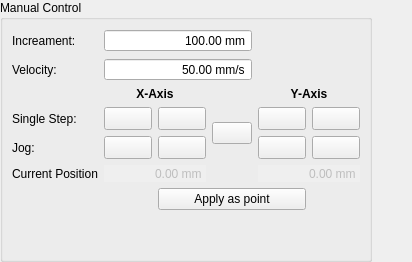
         <widget class="XConfig" name="tab_Manual">
          <attribute name="title">
           <string>Manual</string>
          </attribute>
          <layout class="QGridLayout" name="gridLayout_7">
           <property name="leftMargin">
            <number>0</number>
           </property>
           <property name="topMargin">
            <number>0</number>
           </property>
           <property name="rightMargin">
            <number>0</number>
           </property>
           <property name="bottomMargin">
            <number>0</number>
           </property>
           <item row="0" column="1">
            <widget class="QGroupBox" name="groupBox_3">
             <property name="sizePolicy">
              <sizepolicy hsizetype="Preferred" vsizetype="Preferred">
               <horstretch>0</horstretch>
               <verstretch>0</verstretch>
              </sizepolicy>
             </property>
             <property name="minimumSize">
              <size>
               <width>0</width>
               <height>0</height>
              </size>
             </property>
             <property name="title">
              <string>Manual Control</string>
             </property>
             <layout class="QGridLayout" name="gridLayout_4">
              <property name="leftMargin">
               <number>9</number>
              </property>
              <property name="rightMargin">
               <number>9</number>
              </property>
              <property name="bottomMargin">
               <number>9</number>
              </property>
              <property name="spacing">
               <number>6</number>
              </property>
              <item row="0" column="0">
               <layout class="QGridLayout" name="gridLayout_3">
                <item row="2" column="4" colspan="2">
                 <widget class="QLabel" name="label_7">
                  <property name="sizePolicy">
                   <sizepolicy hsizetype="Preferred" vsizetype="Preferred">
                    <horstretch>0</horstretch>
                    <verstretch>0</verstretch>
                   </sizepolicy>
                  </property>
                  <property name="font">
                   <font>
                    <weight>75</weight>
                    <bold>true</bold>
                   </font>
                  </property>
                  <property name="text">
                   <string>Y-Axis</string>
                  </property>
                  <property name="alignment">
                   <set>Qt::AlignCenter</set>
                  </property>
                 </widget>
                </item>
                <item row="3" column="2">
                 <widget class="QToolButton" name="toolButton_singlestep_x_inc">
                  <property name="sizePolicy">
                   <sizepolicy hsizetype="Preferred" vsizetype="Preferred">
                    <horstretch>0</horstretch>
                    <verstretch>0</verstretch>
                   </sizepolicy>
                  </property>
                  <property name="toolTip">
                   <string>Clicked Move</string>
                  </property>
                  <property name="text">
                   <string/>
                  </property>
                  <property name="icon">
                   <iconset resource="../../res/res.qrc">
                    <normaloff>:/res/image/icon/arrow-right.png</normaloff>:/res/image/icon/arrow-right.png</iconset>
                  </property>
                  <property name="iconSize">
                   <size>
                    <width>40</width>
                    <height>16</height>
                   </size>
                  </property>
                 </widget>
                </item>
                <item row="3" column="4">
                 <widget class="QToolButton" name="toolButton_singlestep_y_dec">
                  <property name="sizePolicy">
                   <sizepolicy hsizetype="Preferred" vsizetype="Preferred">
                    <horstretch>0</horstretch>
                    <verstretch>0</verstretch>
                   </sizepolicy>
                  </property>
                  <property name="toolTip">
                   <string>Clicked Move</string>
                  </property>
                  <property name="text">
                   <string/>
                  </property>
                  <property name="icon">
                   <iconset resource="../../res/res.qrc">
                    <normaloff>:/res/image/icon/arrow-left.png</normaloff>:/res/image/icon/arrow-left.png</iconset>
                  </property>
                  <property name="iconSize">
                   <size>
                    <width>40</width>
                    <height>16</height>
                   </size>
                  </property>
                 </widget>
                </item>
                <item row="4" column="0">
                 <widget class="QLabel" name="label_5">
                  <property name="sizePolicy">
                   <sizepolicy hsizetype="Preferred" vsizetype="Preferred">
                    <horstretch>0</horstretch>
                    <verstretch>0</verstretch>
                   </sizepolicy>
                  </property>
                  <property name="text">
                   <string>Jog:</string>
                  </property>
                 </widget>
                </item>
                <item row="3" column="0">
                 <widget class="QLabel" name="label_3">
                  <property name="sizePolicy">
                   <sizepolicy hsizetype="Preferred" vsizetype="Preferred">
                    <horstretch>0</horstretch>
                    <verstretch>0</verstretch>
                   </sizepolicy>
                  </property>
                  <property name="text">
                   <string>Single Step:</string>
                  </property>
                 </widget>
                </item>
                <item row="3" column="1">
                 <widget class="QToolButton" name="toolButton_singlestep_x_dec">
                  <property name="sizePolicy">
                   <sizepolicy hsizetype="Preferred" vsizetype="Preferred">
                    <horstretch>0</horstretch>
                    <verstretch>0</verstretch>
                   </sizepolicy>
                  </property>
                  <property name="toolTip">
                   <string>Clicked Move</string>
                  </property>
                  <property name="layoutDirection">
                   <enum>Qt::LeftToRight</enum>
                  </property>
                  <property name="text">
                   <string/>
                  </property>
                  <property name="icon">
                   <iconset resource="../../res/res.qrc">
                    <normaloff>:/res/image/icon/arrow-left.png</normaloff>:/res/image/icon/arrow-left.png</iconset>
                  </property>
                  <property name="iconSize">
                   <size>
                    <width>40</width>
                    <height>16</height>
                   </size>
                  </property>
                 </widget>
                </item>
                <item row="4" column="4">
                 <widget class="QToolButton" name="toolButton_jogmode_y_dec">
                  <property name="sizePolicy">
                   <sizepolicy hsizetype="Preferred" vsizetype="Preferred">
                    <horstretch>0</horstretch>
                    <verstretch>0</verstretch>
                   </sizepolicy>
                  </property>
                  <property name="toolTip">
                   <string>Pressed Move Release Stop</string>
                  </property>
                  <property name="text">
                   <string/>
                  </property>
                  <property name="icon">
                   <iconset resource="../../res/res.qrc">
                    <normaloff>:/res/image/icon/arrow-left-2.png</normaloff>:/res/image/icon/arrow-left-2.png</iconset>
                  </property>
                  <property name="iconSize">
                   <size>
                    <width>40</width>
                    <height>16</height>
                   </size>
                  </property>
                 </widget>
                </item>
                <item row="5" column="0">
                 <widget class="QLabel" name="label_8">
                  <property name="sizePolicy">
                   <sizepolicy hsizetype="Preferred" vsizetype="Preferred">
                    <horstretch>0</horstretch>
                    <verstretch>0</verstretch>
                   </sizepolicy>
                  </property>
                  <property name="text">
                   <string>Current Position</string>
                  </property>
                 </widget>
                </item>
                <item row="4" column="1">
                 <widget class="QToolButton" name="toolButton_jogmode_x_dec">
                  <property name="sizePolicy">
                   <sizepolicy hsizetype="Preferred" vsizetype="Preferred">
                    <horstretch>0</horstretch>
                    <verstretch>0</verstretch>
                   </sizepolicy>
                  </property>
                  <property name="toolTip">
                   <string>Pressed Move Release Stop</string>
                  </property>
                  <property name="text">
                   <string/>
                  </property>
                  <property name="icon">
                   <iconset resource="../../res/res.qrc">
                    <normaloff>:/res/image/icon/arrow-left-2.png</normaloff>:/res/image/icon/arrow-left-2.png</iconset>
                  </property>
                  <property name="iconSize">
                   <size>
                    <width>40</width>
                    <height>16</height>
                   </size>
                  </property>
                 </widget>
                </item>
                <item row="3" column="5">
                 <widget class="QToolButton" name="toolButton_singlestep_y_inc">
                  <property name="sizePolicy">
                   <sizepolicy hsizetype="Preferred" vsizetype="Preferred">
                    <horstretch>0</horstretch>
                    <verstretch>0</verstretch>
                   </sizepolicy>
                  </property>
                  <property name="toolTip">
                   <string>Clicked Move</string>
                  </property>
                  <property name="text">
                   <string/>
                  </property>
                  <property name="icon">
                   <iconset resource="../../res/res.qrc">
                    <normaloff>:/res/image/icon/arrow-right.png</normaloff>:/res/image/icon/arrow-right.png</iconset>
                  </property>
                  <property name="iconSize">
                   <size>
                    <width>40</width>
                    <height>16</height>
                   </size>
                  </property>
                 </widget>
                </item>
                <item row="4" column="2">
                 <widget class="QToolButton" name="toolButton_jogmode_x_inc">
                  <property name="sizePolicy">
                   <sizepolicy hsizetype="Preferred" vsizetype="Preferred">
                    <horstretch>0</horstretch>
                    <verstretch>0</verstretch>
                   </sizepolicy>
                  </property>
                  <property name="toolTip">
                   <string>Pressed Move Release Stop</string>
                  </property>
                  <property name="text">
                   <string/>
                  </property>
                  <property name="icon">
                   <iconset resource="../../res/res.qrc">
                    <normaloff>:/res/image/icon/arrow-right-2.png</normaloff>:/res/image/icon/arrow-right-2.png</iconset>
                  </property>
                  <property name="iconSize">
                   <size>
                    <width>40</width>
                    <height>16</height>
                   </size>
                  </property>
                 </widget>
                </item>
                <item row="0" column="0">
                 <widget class="QLabel" name="label">
                  <property name="sizePolicy">
                   <sizepolicy hsizetype="Minimum" vsizetype="Minimum">
                    <horstretch>0</horstretch>
                    <verstretch>0</verstretch>
                   </sizepolicy>
                  </property>
                  <property name="minimumSize">
                   <size>
                    <width>60</width>
                    <height>20</height>
                   </size>
                  </property>
                  <property name="text">
                   <string>Increament:</string>
                  </property>
                 </widget>
                </item>
                <item row="1" column="1" colspan="3">
                 <widget class="QDoubleSpinBox" name="doubleSpinBox_Velocity">
                  <property name="sizePolicy">
                   <sizepolicy hsizetype="Preferred" vsizetype="Preferred">
                    <horstretch>0</horstretch>
                    <verstretch>0</verstretch>
                   </sizepolicy>
                  </property>
                  <property name="cursor">
                   <cursorShape>IBeamCursor</cursorShape>
                  </property>
                  <property name="alignment">
                   <set>Qt::AlignRight|Qt::AlignTrailing|Qt::AlignVCenter</set>
                  </property>
                  <property name="buttonSymbols">
                   <enum>QAbstractSpinBox::NoButtons</enum>
                  </property>
                  <property name="specialValueText">
                   <string notr="true"/>
                  </property>
                  <property name="prefix">
                   <string notr="true"/>
                  </property>
                  <property name="suffix">
                   <string notr="true"> mm/s</string>
                  </property>
                  <property name="minimum">
                   <double>0.010000000000000</double>
                  </property>
                  <property name="maximum">
                   <double>10000.000000000000000</double>
                  </property>
                  <property name="value">
                   <double>50.000000000000000</double>
                  </property>
                 </widget>
                </item>
                <item row="0" column="1" colspan="3">
                 <widget class="QDoubleSpinBox" name="doubleSpinBox_Increament">
                  <property name="sizePolicy">
                   <sizepolicy hsizetype="Preferred" vsizetype="Preferred">
                    <horstretch>0</horstretch>
                    <verstretch>0</verstretch>
                   </sizepolicy>
                  </property>
                  <property name="cursor">
                   <cursorShape>IBeamCursor</cursorShape>
                  </property>
                  <property name="toolTip">
                   <string/>
                  </property>
                  <property name="alignment">
                   <set>Qt::AlignRight|Qt::AlignTrailing|Qt::AlignVCenter</set>
                  </property>
                  <property name="buttonSymbols">
                   <enum>QAbstractSpinBox::NoButtons</enum>
                  </property>
                  <property name="specialValueText">
                   <string notr="true"/>
                  </property>
                  <property name="prefix">
                   <string notr="true"/>
                  </property>
                  <property name="suffix">
                   <string notr="true"> mm</string>
                  </property>
                  <property name="decimals">
                   <number>2</number>
                  </property>
                  <property name="minimum">
                   <double>0.010000000000000</double>
                  </property>
                  <property name="maximum">
                   <double>10000.000000000000000</double>
                  </property>
                  <property name="value">
                   <double>100.000000000000000</double>
                  </property>
                 </widget>
                </item>
                <item row="4" column="5">
                 <widget class="QToolButton" name="toolButton_jogmode_y_inc">
                  <property name="sizePolicy">
                   <sizepolicy hsizetype="Preferred" vsizetype="Preferred">
                    <horstretch>0</horstretch>
                    <verstretch>0</verstretch>
                   </sizepolicy>
                  </property>
                  <property name="toolTip">
                   <string>Pressed Move Release Stop</string>
                  </property>
                  <property name="text">
                   <string/>
                  </property>
                  <property name="icon">
                   <iconset resource="../../res/res.qrc">
                    <normaloff>:/res/image/icon/arrow-right-2.png</normaloff>:/res/image/icon/arrow-right-2.png</iconset>
                  </property>
                  <property name="iconSize">
                   <size>
                    <width>40</width>
                    <height>16</height>
                   </size>
                  </property>
                 </widget>
                </item>
                <item row="3" column="3" rowspan="2">
                 <widget class="QPushButton" name="pushButton_stop">
                  <property name="toolTip">
                   <string>Stop Moving</string>
                  </property>
                  <property name="text">
                   <string/>
                  </property>
                  <property name="icon">
                   <iconset resource="../../res/res.qrc">
                    <normaloff>:/res/image/icon/246.png</normaloff>:/res/image/icon/246.png</iconset>
                  </property>
                  <property name="iconSize">
                   <size>
                    <width>32</width>
                    <height>32</height>
                   </size>
                  </property>
                 </widget>
                </item>
                <item row="6" column="2" colspan="3">
                 <widget class="QPushButton" name="pushButton_apply">
                  <property name="sizePolicy">
                   <sizepolicy hsizetype="Minimum" vsizetype="Preferred">
                    <horstretch>0</horstretch>
                    <verstretch>0</verstretch>
                   </sizepolicy>
                  </property>
                  <property name="text">
                   <string>Apply as point</string>
                  </property>
                 </widget>
                </item>
                <item row="2" column="1" colspan="2">
                 <widget class="QLabel" name="label_6">
                  <property name="sizePolicy">
                   <sizepolicy hsizetype="Preferred" vsizetype="Preferred">
                    <horstretch>0</horstretch>
                    <verstretch>0</verstretch>
                   </sizepolicy>
                  </property>
                  <property name="font">
                   <font>
                    <weight>75</weight>
                    <bold>true</bold>
                   </font>
                  </property>
                  <property name="text">
                   <string>X-Axis</string>
                  </property>
                  <property name="alignment">
                   <set>Qt::AlignCenter</set>
                  </property>
                 </widget>
                </item>
                <item row="1" column="0">
                 <widget class="QLabel" name="label_2">
                  <property name="sizePolicy">
                   <sizepolicy hsizetype="Preferred" vsizetype="Preferred">
                    <horstretch>0</horstretch>
                    <verstretch>0</verstretch>
                   </sizepolicy>
                  </property>
                  <property name="minimumSize">
                   <size>
                    <width>60</width>
                    <height>20</height>
                   </size>
                  </property>
                  <property name="text">
                   <string>Velocity:</string>
                  </property>
                 </widget>
                </item>
                <item row="5" column="4" colspan="2">
                 <widget class="QDoubleSpinBox" name="doubleSpinBox_currentPos_y">
                  <property name="enabled">
                   <bool>false</bool>
                  </property>
                  <property name="sizePolicy">
                   <sizepolicy hsizetype="Minimum" vsizetype="Preferred">
                    <horstretch>0</horstretch>
                    <verstretch>0</verstretch>
                   </sizepolicy>
                  </property>
                  <property name="font">
                   <font>
                    <weight>50</weight>
                    <bold>false</bold>
                   </font>
                  </property>
                  <property name="frame">
                   <bool>false</bool>
                  </property>
                  <property name="alignment">
                   <set>Qt::AlignRight|Qt::AlignTrailing|Qt::AlignVCenter</set>
                  </property>
                  <property name="readOnly">
                   <bool>true</bool>
                  </property>
                  <property name="buttonSymbols">
                   <enum>QAbstractSpinBox::NoButtons</enum>
                  </property>
                  <property name="specialValueText">
                   <string notr="true"/>
                  </property>
                  <property name="prefix">
                   <string notr="true"/>
                  </property>
                  <property name="suffix">
                   <string notr="true"> mm</string>
                  </property>
                  <property name="minimum">
                   <double>-10000.000000000000000</double>
                  </property>
                  <property name="maximum">
                   <double>10000.000000000000000</double>
                  </property>
                 </widget>
                </item>
                <item row="5" column="1" colspan="2">
                 <widget class="QDoubleSpinBox" name="doubleSpinBox_currentPos_x">
                  <property name="enabled">
                   <bool>false</bool>
                  </property>
                  <property name="sizePolicy">
                   <sizepolicy hsizetype="Minimum" vsizetype="Preferred">
                    <horstretch>0</horstretch>
                    <verstretch>0</verstretch>
                   </sizepolicy>
                  </property>
                  <property name="font">
                   <font>
                    <weight>50</weight>
                    <bold>false</bold>
                   </font>
                  </property>
                  <property name="frame">
                   <bool>false</bool>
                  </property>
                  <property name="alignment">
                   <set>Qt::AlignRight|Qt::AlignTrailing|Qt::AlignVCenter</set>
                  </property>
                  <property name="readOnly">
                   <bool>true</bool>
                  </property>
                  <property name="buttonSymbols">
                   <enum>QAbstractSpinBox::NoButtons</enum>
                  </property>
                  <property name="specialValueText">
                   <string notr="true"/>
                  </property>
                  <property name="prefix">
                   <string notr="true"/>
                  </property>
                  <property name="suffix">
                   <string notr="true"> mm</string>
                  </property>
                  <property name="minimum">
                   <double>-10000.000000000000000</double>
                  </property>
                  <property name="maximum">
                   <double>10000.000000000000000</double>
                  </property>
                 </widget>
                </item>
                <item row="7" column="2">
                 <spacer name="verticalSpacer_6">
                  <property name="orientation">
                   <enum>Qt::Vertical</enum>
                  </property>
                  <property name="sizeHint" stdset="0">
                   <size>
                    <width>20</width>
                    <height>40</height>
                   </size>
                  </property>
                 </spacer>
                </item>
               </layout>
              </item>
             </layout>
            </widget>
           </item>
           <item row="0" column="2">
            <spacer name="horizontalSpacer_5">
             <property name="orientation">
              <enum>Qt::Horizontal</enum>
             </property>
             <property name="sizeHint" stdset="0">
              <size>
               <width>40</width>
               <height>20</height>
              </size>
             </property>
            </spacer>
           </item>
          </layout>
         </widget>
